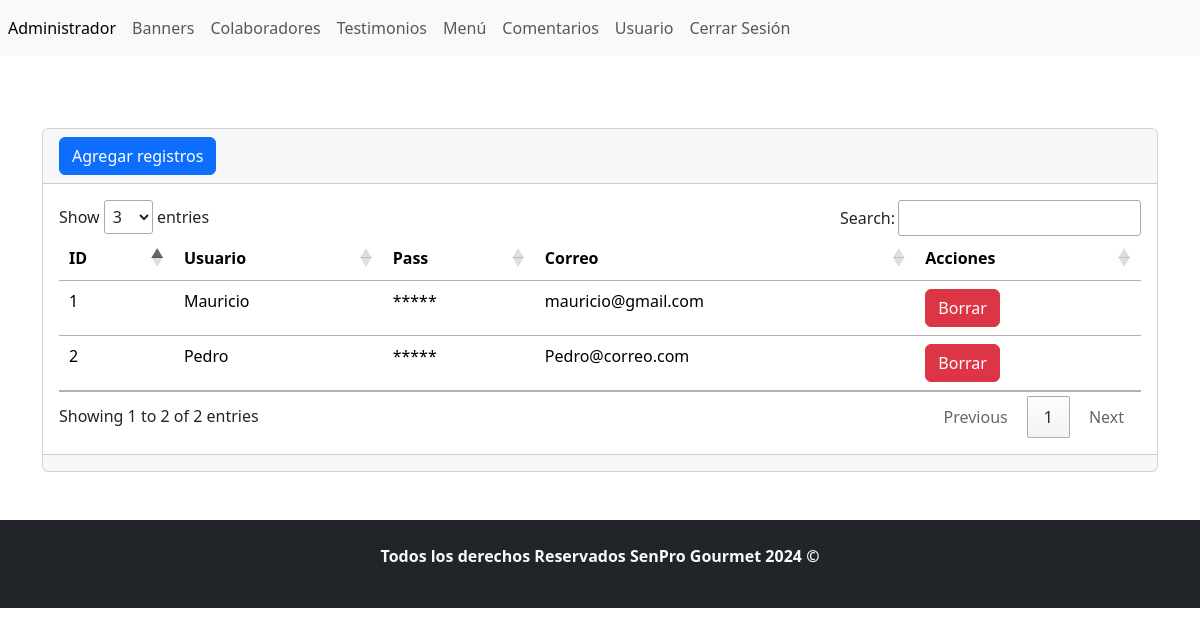
Page /admin/seccion/usuarios/index.php (signed in) on the committed database.
### tables this page shows
CREATE TABLE `tbl_usuarios` (
  `ID` int(11) NOT NULL,
  `usuario` varchar(100) NOT NULL,
  `password` varchar(100) NOT NULL,
  `correo` varchar(100) NOT NULL
);

### admin/seccion/usuarios/index.php (the view, shortened to what this page needs)
<?php
include("../../bd.php");
$sentencia=$conexion->prepare("SELECT * FROM `tbl_usuarios`");
$sentencia->execute();
$lista_usuarios= $sentencia->fetchAll(PDO::FETCH_ASSOC);
include ("../../templates/header.php");
?>
<br>
<div class="card">
    <div class="card-header">
    <a name="" id="" class="btn btn-primary" href="crear.php" role="button">Agregar registros</a>
     </div>
    <div class="card-body">
    <div
        class="table-responsive-sm"
    >
        <table
            class="table"
        >
            <thead>
                <tr>
                    <th scope="col">ID</th>
                    <th scope="col">Usuario</th>
                    <th scope="col">Pass</th>
                    <th scope="col">Correo</th>
                    <th scope="col">Acciones </th>
                </tr>
            </thead>
            <tbody>
            <?php foreach($lista_usuarios as $registro){ ?>
            <tr class="">
                    <td ><?php echo $registro["ID"];?></td>
                    <td><?php echo $registro["usuario"];?></td>
                    <td>*****</td>
                    <td><?php echo $registro["correo"];?></td>
                    <td>
                        <a name="" id="" class="btn btn-danger" href="index.php?txtID=<?php echo $registro["ID"];?>" role="button">Borrar</a>
                         </td>
                </tr>
              <?php } ?>
            </tbody>
        </table>
    </div>
    </div>
    <div class="card-footer text-muted"></div>
</div>
<?php
include ("../../templates/footer.php");
?>

### rows in the picture
tbl_usuarios: ID "1", usuario "Mauricio", correo "mauricio@gmail.com"
tbl_usuarios: ID "2", usuario "Pedro", correo "Pedro@correo.com"
